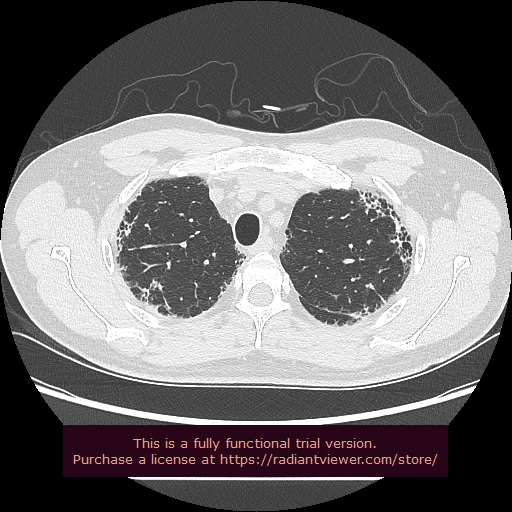
#> input picture test/honeycombing/0100001.jpg, 512 x 512 px
$ jupyter execute --allow-errors '均值漂移.ipynb'
#> lines starting #> are read from the running program, lines starting #| are printed output that depends on the picture; after the words box and inside, x2 and y2 are one past the last pixel; in counts of white or black regions, pixels touching at a corner belong together; long printed decimals are rounded
[cell 1]
import cv2 as cv
import matplotlib.pyplot as plt
import numpy as np

[cell 2]
img=cv.imread("test/honeycombing/0100001.jpg")#转换成灰度图
#> img is the input picture: shape (512, 512, 3); mean B, G, R 111.1, 109.8, 112.7
img=cv.cvtColor(img,cv.COLOR_BGR2GRAY)
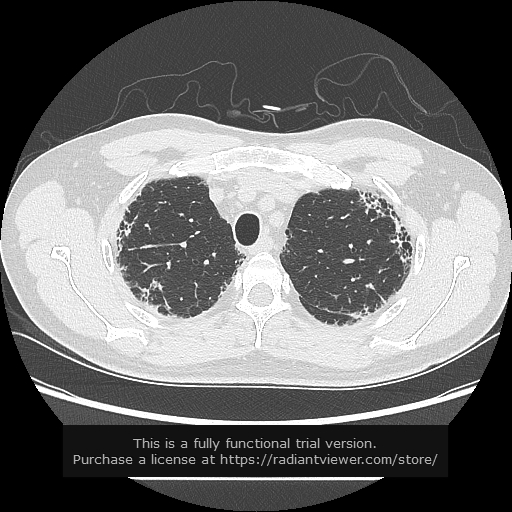
#> img: shape (512, 512); min 0, max 255, mean 110.8
plt.imshow(img,cmap="gray")

[cell 3]
#全局阈值分割
meanGray=img.mean() #平均灰度值
#> meanGray = 110.8
ret,thresh=cv.threshold(img,meanGray,255,cv.THRESH_BINARY)
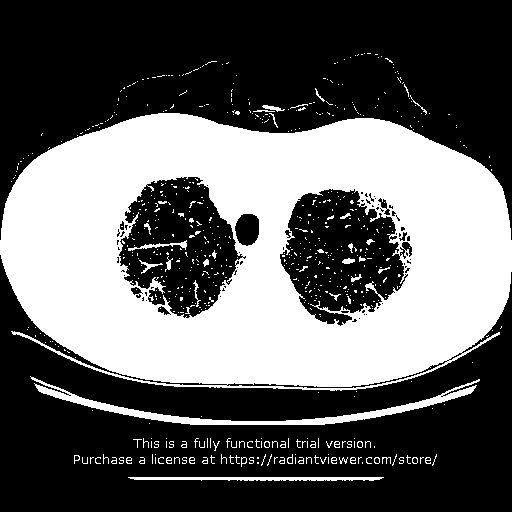
#> thresh: shape (512, 512); 38.6% white; 650 white regions (595 under 20 px), largest, box (x1, y1, x2, y2) and area: (0, 113, 512, 391) 93552, (30, 376, 480, 425) 2987, (128, 477, 384, 481) 840
#> ret = 110
T=meanGray
#> T = 110.8

result=[]
T_last=0
print(abs(T_last-T))
#| 110.832
while abs(T_last-T)>0.1:
    T_last=T
    zero_value=0
    zero_num=0
    one_value=0
    one_num=0
    for i in range(img.shape[0]):
        for j in range(img.shape[1]):
            if thresh[i,j]==0:
                zero_num+=1
                zero_value+=img[i,j]
            else:
                one_num+=1
                one_value+=img[i,j]

    T=((zero_value/zero_num)+(one_value/one_num))/2 #计算前景和背景的平均灰度

    meanGray=T
    print(meanGray)
    ret,thresh=cv.threshold(img,meanGray,255,cv.THRESH_BINARY)
    result.append(thresh)
#> this loop made 4 passes
#> (T_last, T, meanGray, ret) on passes 1 to 4: (110.8, 131.1, 131.1, 131), (131.1, 133.1, 133.1, 133), (133.1, 133.2, 133.2, 133), (133.2, 133.2, 133.2, 133)
#| 131.115
#| 133.053
#| 133.171
#| 133.171
#> pass 1, `ret,thresh=cv.threshold(img,meanGray,255,cv.THRESH_BINARY)`:
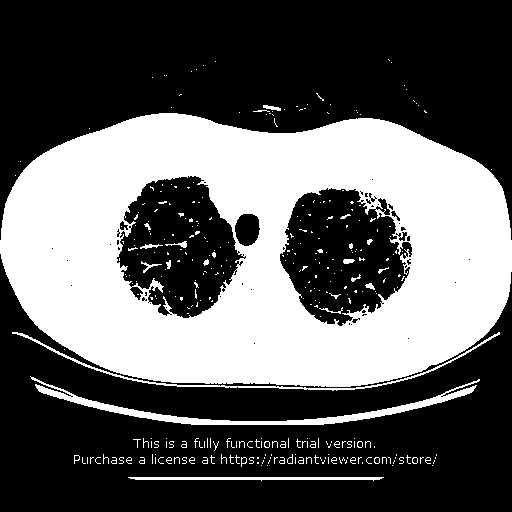
#> thresh: shape (512, 512); 37.6% white; 339 white regions (301 under 20 px), largest, box (x1, y1, x2, y2) and area: (0, 113, 512, 387) 91253, (30, 376, 480, 425) 2885, (12, 332, 500, 391) 1096
#> after the loop, result = 4 items
plt.imshow(thresh,cmap="gray")

[cell 4]
contours, hierarchy = cv.findContours(thresh,cv.RETR_EXTERNAL, cv.CHAIN_APPROX_SIMPLE)
#> contours = 157 contours, 145 with area under 20; largest, box (x1, y1, x2, y2) and area: (0, 113, 512, 387) 116147, (30, 376, 480, 425) 2354, (12, 332, 500, 391) 596, (128, 477, 384, 481) 499, (263, 105, 281, 111) 41
maxArea=0
maxContour=[]
index=0
for i in range(len(contours)):
    area = cv.contourArea(contours[i])
    if area>maxArea:
        maxArea=area
        maxContour=contours[i]
#> this loop made 157 passes
#> (area, maxArea) on passes 1, 120, 130: (499, 499), (2354.5, 2354.5), (116147, 116147)
#> area on passes 17, 23, 43: 28, 28, 28.5
#> after the loop, maxArea = 116147; maxContour = contour of 604 points, box (x1, y1, x2, y2) (0, 113, 512, 387), area 116147

i=cv.drawContours(img, [maxContour], 0, (0,150,100), 3)
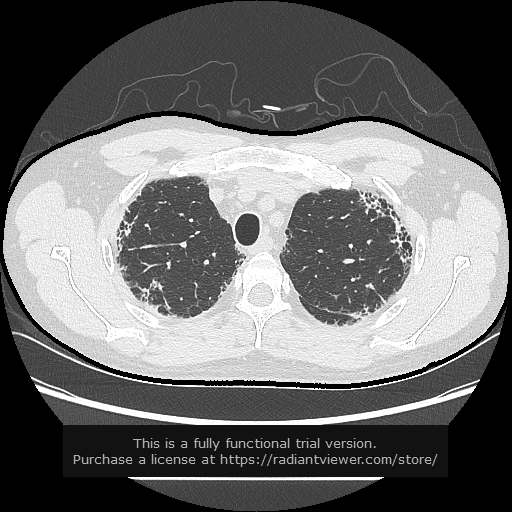
#> i: shape (512, 512); min 0, max 255, mean 107
plt.imshow(i,cmap="gray")

[cell 5]
#判断点是否在最大连通区域轮廓内,制作掩模
mask=thresh.copy()
isIn=0
for i in range(thresh.shape[0]):
    for j in range(thresh.shape[1]):
        isIn=cv.pointPolygonTest(maxContour,(j,i),False)

        if isIn==1:
            mask[i,j]=0
        else:
            mask[i,j]=255
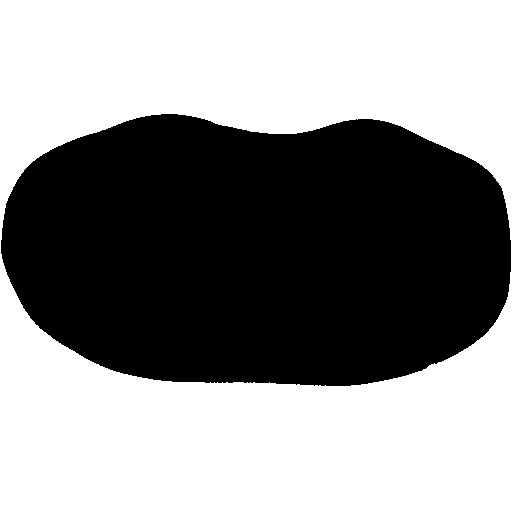
#> mask: shape (512, 512); 55.9% white; 1 black region, box (x1, y1, x2, y2) and area: (1, 114, 511, 386) 115531


plt.imshow(mask,cmap="gray")

[cell 6]
#取反
mask=~mask
result=mask-thresh
plt.imshow(result,cmap="gray")

[cell 7]
#闭运算
#kernel=cv.getStructuringElement(cv.MORPH_ELLIPSE,(3,3))
#closing=cv.morphologyEx(result,cv.MORPH_CLOSE,kernel)#使用闭操作消除图像内部的小孔
mask=np.zeros([thresh.shape[0]+2,thresh.shape[1]+2],np.uint8)
fill1=result.copy()
cv.floodFill(fill1,mask=mask,seedPoint=(180,200),newVal=150)
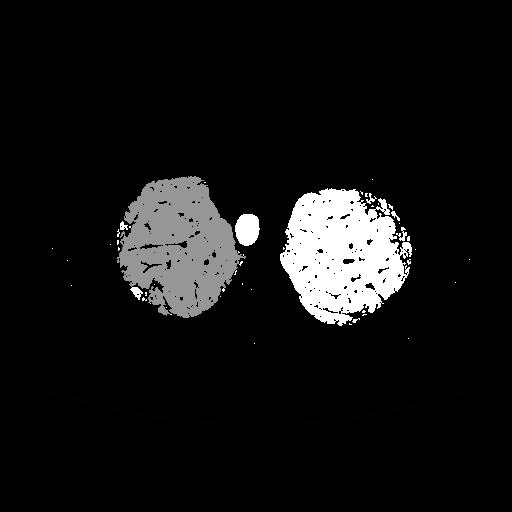
#> fill1: shape (512, 512); min 0, max 255, mean 19.3
mask2=np.zeros([thresh.shape[0]+2,thresh.shape[1]+2],np.uint8)
fill2=result.copy()
cv.floodFill(fill2,mask=mask,seedPoint=(350,200),newVal=150)
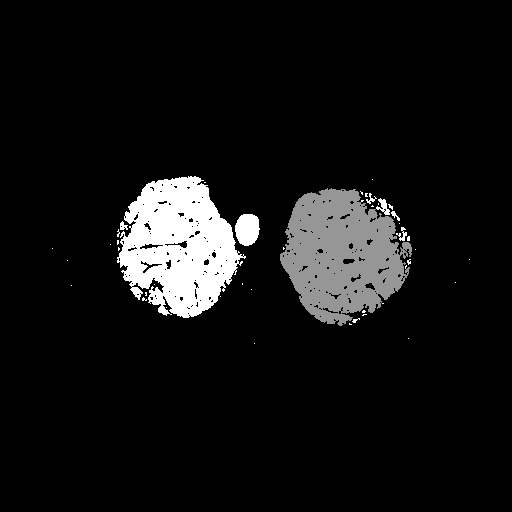
#> fill2: shape (512, 512); min 0, max 255, mean 19.2
plt.imshow(np.hstack((result,fill1,fill2)),cmap="gray")
mask3=np.zeros([thresh.shape[0]+2,thresh.shape[1]+2],np.uint8)
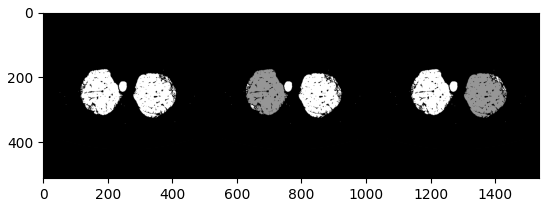
#> figure drawn by matplotlib, 1 panel

[cell 8]
mask_all=mask[1:mask.shape[0]-1,1:mask.shape[0]-1]+mask2[1:mask2.shape[0]-1,1:mask2.shape[0]-1]+mask3[1:mask3.shape[0]-1,1:mask3.shape[0]-1]
image=np.zeros(img.shape,np.uint8)
for i in range(img.shape[0]):
    for j in range(img.shape[1]):
        if mask_all[i,j]>=1:
            image[i,j]=255
        else:
            image[i,j]=0
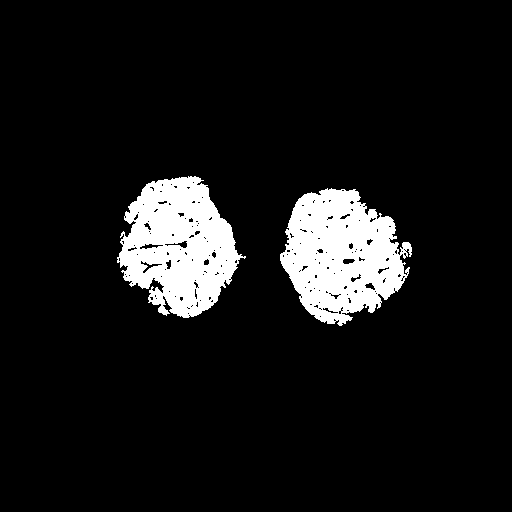
#> image: shape (512, 512); 8.9% white; 2 white regions, box (x1, y1, x2, y2) and area: (280, 188, 412, 326) 11767, (117, 176, 246, 318) 11498

plt.imshow(image,cmap="gray")

[cell 9]
image=cv.cvtColor(image,cv.COLOR_GRAY2RGB)
dst = cv.pyrMeanShiftFiltering(image, 25, 40, None, 2)
dst=cv.cvtColor(dst,cv.COLOR_BGR2GRAY)
#> dst: shape (512, 512)
plt.imshow(dst,cmap="gray")

#> (a cell that did not finish here is left out)

[cell 11]
#用2个凸包制作掩模
mask=thresh.copy()
isIn=0
#> (the rest of this cell did not finish here and is left out)

[cell 12]
finalResult=np.zeros(img.shape,np.uint8)
for i in range(img.shape[0]):
    for j in range(img.shape[1]):
        if mask[i,j]==0:
            finalResult[i,j]=img[i,j]
        else:
            finalResult[i,j]=0
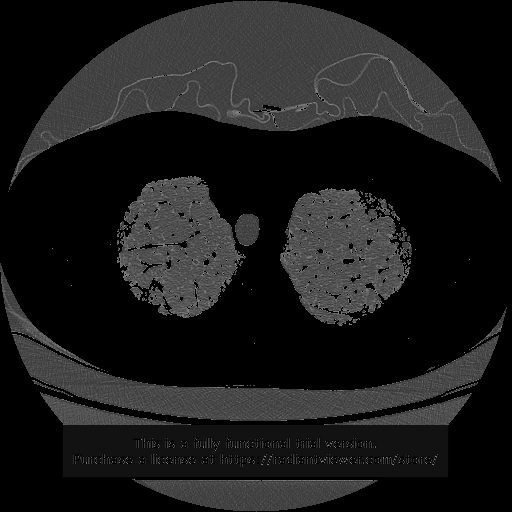
#> finalResult: shape (512, 512); min 0, max 133, mean 26.7

plt.imshow(cv.cvtColor(finalResult,cv.COLOR_BGR2RGB))
